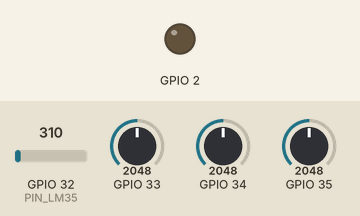
This sketch was run on a simulated ESP32. Shown: output pins drawn as LEDs (lit = HIGH). Inputs (shaded band) come from the test bench; at power-on: GPIO 33 = 2048, GPIO 32 (PIN_LM35) = 310, GPIO 34 = 2048, GPIO 35 = 2048. WiFi joins after 1.5 s; servers stay silent unless stated; what the sketch prints to the serial monitor is not drawn.

Above: at 18.0 s.
18.1 s: GPIO 33 set to 2443
31.7 s: GPIO 33 set to 2544
At 44.6 s:
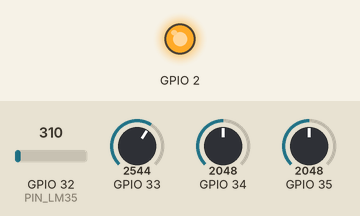
45.5 s: GPIO 33 set to 2460
At 55.1 s:
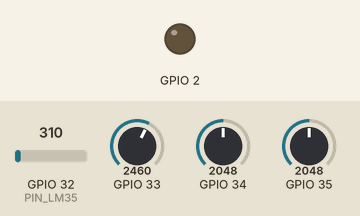
Timing chart, 0 to 56.6 s (numbered marks = the images above; inputs shaded):
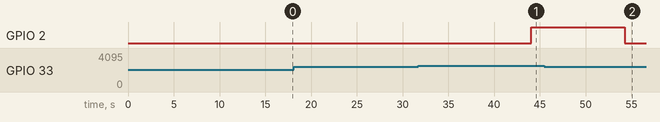

The sketch:

sketch_update.ino
```cpp
#define USE_ARDUINO_INTERRUPTS true
#include <PulseSensorPlayground.h>
#include <WiFi.h>
#include <ThingSpeak.h>
#define ADC_VREF_mV    3300.0 // in millivolt
#define ADC_RESOLUTION 4096.0
#define PIN_LM35       32

const int PulseWire=33;
const int LED13=2;
int Threshold=2000;


const char* ssid = "LOGESH";
const char* password = "7777777777";

WiFiClient  client;

unsigned long myChannelNumber = 1;
const char * myWriteAPIKey = "18S8UGKMAB8NEV6V";
unsigned long lastTime = 0;
unsigned long timerDelay = 3000;

float temperatureC;

PulseSensorPlayground pulseSensor;

void setup()
 {
         Serial.begin(115200);
         WiFi.mode(WIFI_STA);
         pinMode(32,INPUT);
         pinMode(35,INPUT);
         pinMode(34,INPUT);
         pinMode(33,INPUT);
         pinMode(2,INPUT);
         pulseSensor.analogInput(PulseWire);
         pulseSensor.blinkOnPulse(LED13);
         pulseSensor.setThreshold(Threshold);

      if (pulseSensor.begin())
      {
         Serial.println("We created a pulseSensor Object !");
      }

      ThingSpeak.begin(client);
 }

void loop() {
   if ((millis() - lastTime) > timerDelay)
   {

       if(WiFi.status() != WL_CONNECTED)
         {
            Serial.print("Attempting to connect");
            while(WiFi.status() != WL_CONNECTED){
            WiFi.begin(ssid, password);
            delay(5000);
         }
           Serial.println("\nConnected.");
    }

       int adcVal = analogRead(PIN_LM35);
       float milliVolt = adcVal * (ADC_VREF_mV / ADC_RESOLUTION);
       float temperatureC = (milliVolt / 11 )-20;
       float temperatureF = 1.8 * temperatureC + 32;

        float ppm=analogRead(35);
        float ppm1= ppm * (ADC_VREF_mV / ADC_RESOLUTION);
        float ppm2=ppm1/10;

        float s1=analogRead(34);
        int  s2= s1/20;


        int pulsesensor=analogRead(33);
        Serial.println("heart beat ");
        Serial.println(pulsesensor);

         Serial.print("Temperature (ºC): ");
         Serial.println(temperatureC);

        Serial.print("Air Quality : ");
        Serial.println(ppm2);

        Serial.print("Hydrogen Sulphite : ");
        Serial.println(s2);

        if (pulsesensor>Threshold)
        {
          Serial.println("♥  A HeartBeat detected \n Workers Status : ALIVE ");
        }
        else{
          Serial.println(" No HeartBeat detected \n Workers Status : !! CRITICAL !!!!!!!!!!");
        }
       float x = ThingSpeak.writeField(myChannelNumber, 1, temperatureC, myWriteAPIKey);
       Serial.println("Field 'TEMPERATURE' update update successful.");
       delay(1500);
       float y= ThingSpeak.writeField(myChannelNumber, 2, ppm2, myWriteAPIKey);
       Serial.println("Field 'AIR QUATILY' update update successful.");
       delay(1500);
       float z= ThingSpeak.writeField(myChannelNumber, 3, s2 , myWriteAPIKey);
        Serial.println("Field 3 'HYDRATE' update successful.");
        delay(1500);
        if (ppm2>300)
        {
         pulsesensor==3000;
        }
        if (s2>100)
        {
         pulsesensor==3000;
        }
        if (temperatureC > 50 )
        {
         pulsesensor==3000;
        }
        if (pulsesensor>2500)
        {
          digitalWrite(2,HIGH);
        }
        else
        {
          digitalWrite(2,LOW);
        }
       int p= ThingSpeak.writeField(myChannelNumber, 4, pulsesensor, myWriteAPIKey);
        Serial.println("Field 4 'PULSE' update successful.");
        delay(1500);
    if(x == 200){
      Serial.println("Channel update successful.");
    }

    lastTime = millis();
  }
}
```

Measured:
- the behaviour switches between 2500 and 2501 on GPIO 33 (found by bisection; images 0 and 1)
- after the input at 18.1 s, every drawn part: stays the same
- after the input at 31.7 s, GPIO 2: LOW → HIGH after 12.3 s
- after the input at 45.5 s, GPIO 2: HIGH → LOW after 8.8 s
